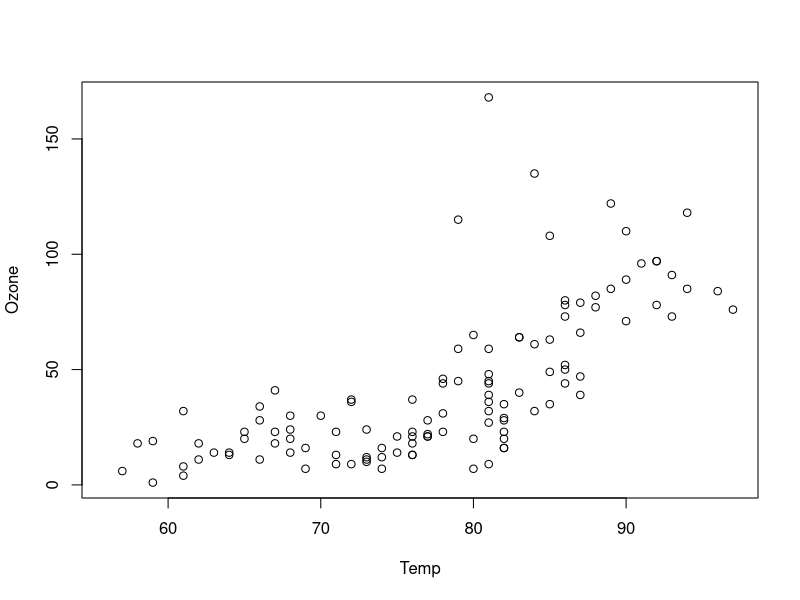
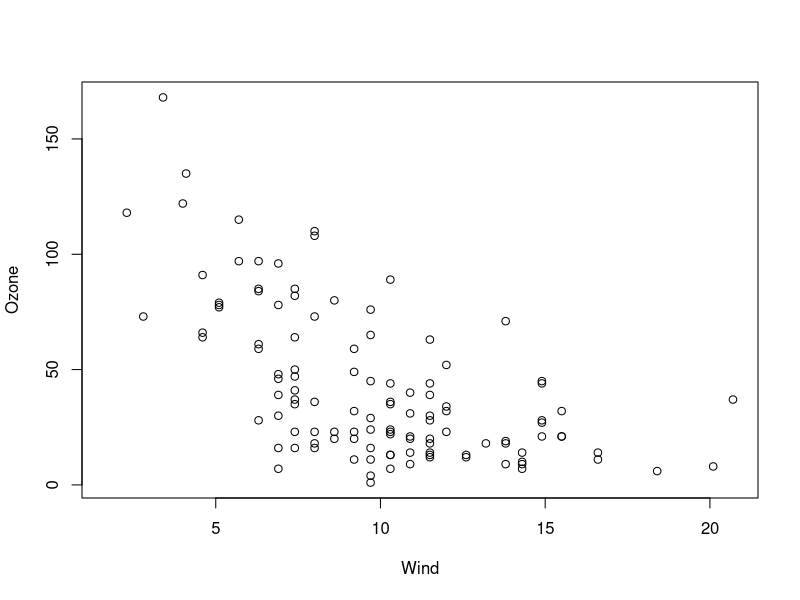
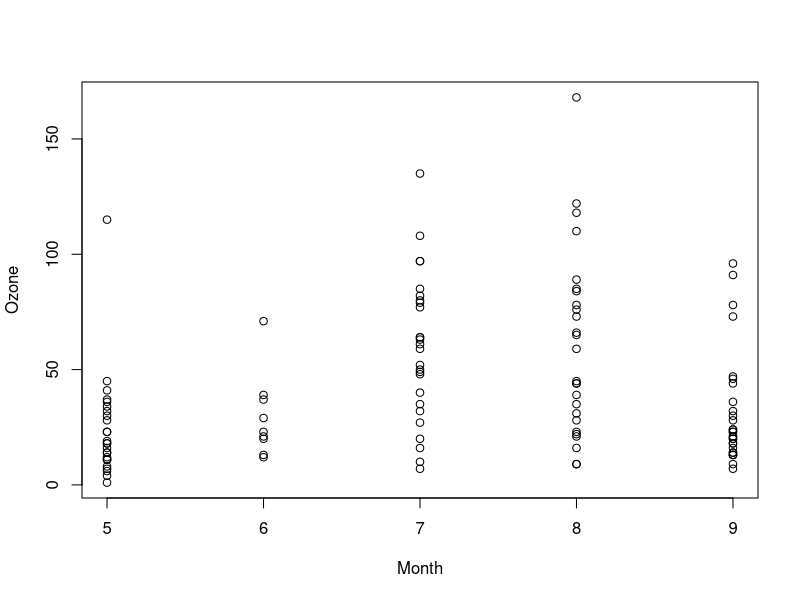
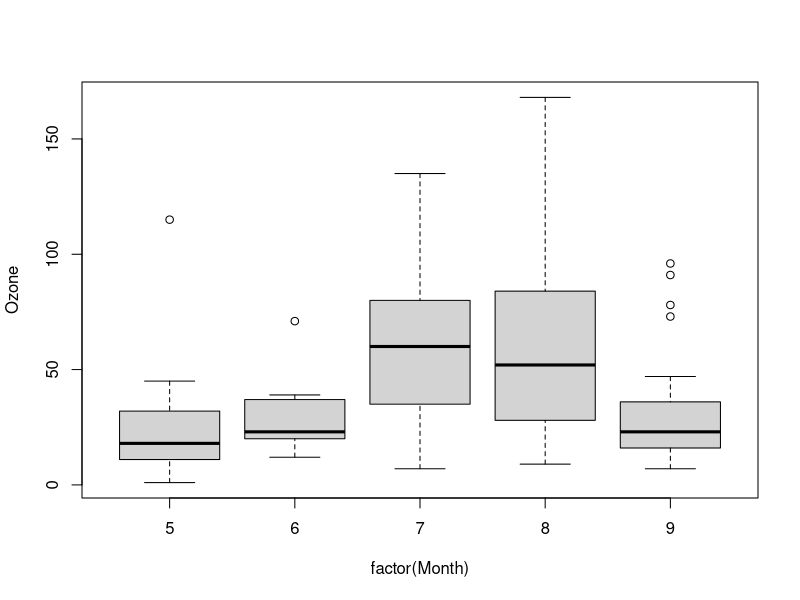
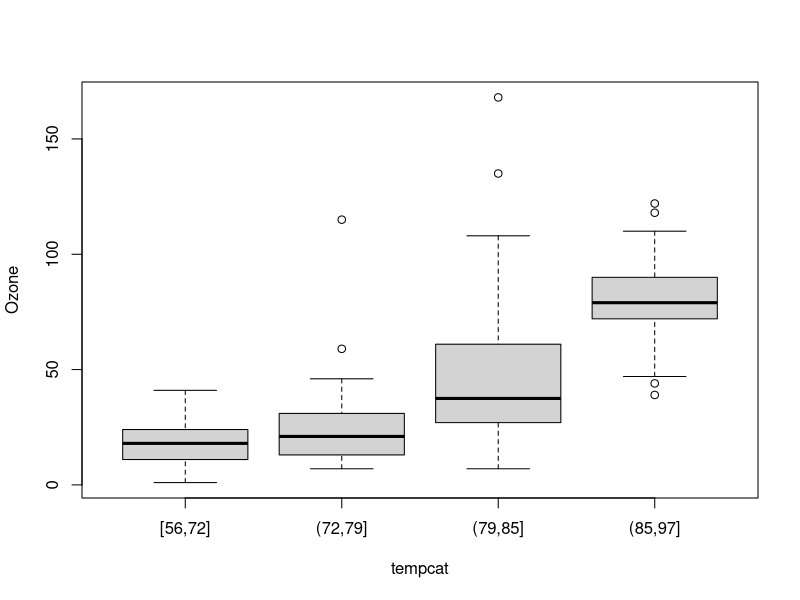
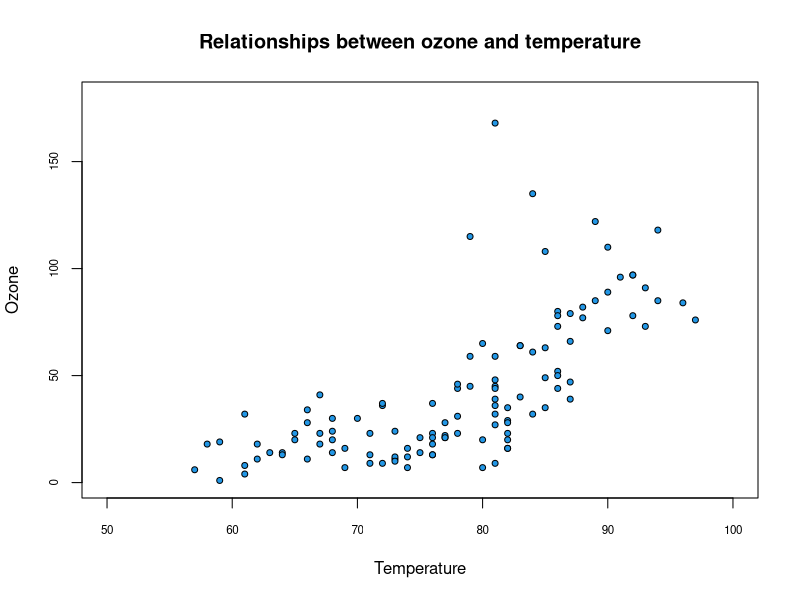
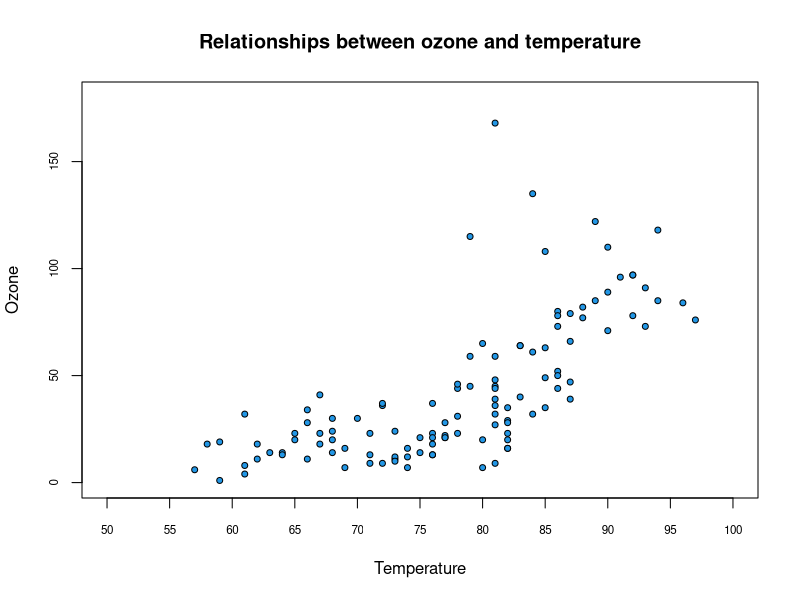
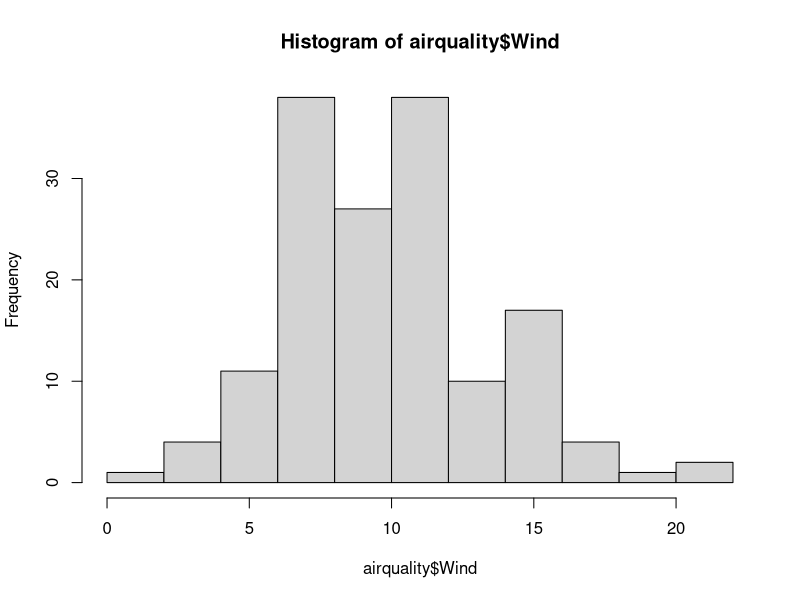

These figures' R source, in order:
################################################################################
# BASE GRAPHICS IN R - EXERCISES
################################################################################

################################################################################
# SECTION 2

## ####
## 1
## ####

# load the data
data(airquality)

# check the names
names(airquality)
# or
colnames(airquality)

# plots
plot(Ozone ~ Temp, airquality)
plot(Ozone ~ Wind, airquality)

## ####
## 2
## ####

# box plot of ozone by month
plot(Ozone ~ Month, airquality)
# not treated as a factor: it's a scatterplot
plot(Ozone ~ factor(Month), airquality)

# categotise temperature
summary(airquality$Temp)
cutoff <- quantile(airquality$Temp)
airquality$tempcat <- cut(airquality$Temp, breaks=cutoff, include.lowest=T)

# box plot of ozone by categorical temperature
plot(Ozone ~ tempcat, airquality)

################################################################################
# SECTIONS 3-4

## ####
## 3
## ####

# among other choices:
plot(Ozone ~ Temp, airquality, xlim=c(50,100), ylim=c(0,180),
  xlab="Temperature", ylab="Ozone", pch=21, bg=4, cex=0.8, 
  cex.axis=0.7, main="Relationships between ozone and temperature")

## ####
## 4
## ####

# check par
#?par
par("lab")

# plot with modified lab parameter
plot(Ozone ~ Temp, airquality, xlim=c(50,100), ylim=c(0,180),
  xlab="Temperature", ylab="Ozone", pch=21, bg=4, cex=0.8, 
  cex.axis=0.7, main="Relationships between ozone and temperature",
  lab=c(10,5,7))

## ####
## 5
## ####

hist(airquality$Wind)

# some improvements:
hist(airquality$Wind, breaks=15, xlab="Wind speed (mph)", xlim=c(0,24), col=2,
  main="Distribution of daily wind speed")

################################################################################
# SECTIONS 5-7

## ####
## 6
## ####

# same as before, but with type="n"
plot(Ozone ~ Temp, airquality, xlim=c(50,100), ylim=c(0,180),
  xlab="Temperature", ylab="Ozone", pch=21, bg=4, cex=0.8, 
  cex.axis=0.7, main="Relationships between ozone and temperature",
  lab=c(10,5,7), type="n")

# add the grid and then the points
grid(lwd=1.5)
points(Ozone ~ Temp, airquality, pch=22, bg=3, cex=0.8)

## ####
## 7
## ####

pdf("files/mygraph.pdf",height=6,width=9)

plot(Ozone ~ Temp, airquality, xlim=c(50,100), ylim=c(0,180),
  xlab="Temperature", ylab="Ozone", pch=21, bg=4, cex=0.8, 
  cex.axis=0.7, main="Relationships between ozone and temperature",
  lab=c(10,5,7), type="n")
grid(lwd=1.5)
points(Ozone ~ Temp, airquality, pch=22, bg=3, cex=0.8)

dev.off()

# alternatively, use the Export menu in RStudio
